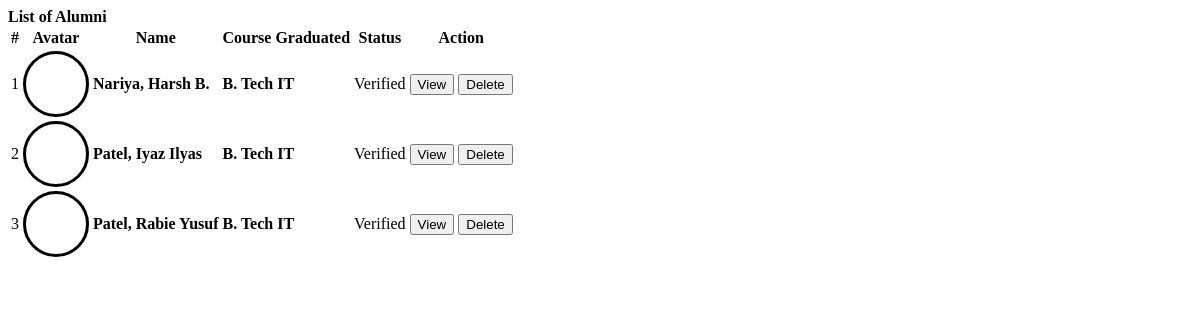
Screenshot of /admin/alumni.php with the database file from the repository.
### tables this page shows
CREATE TABLE `alumnus_bio` (
  `id` int(30) NOT NULL,
  `firstname` varchar(200) NOT NULL,
  `middlename` varchar(200) NOT NULL,
  `lastname` varchar(200) NOT NULL,
  `gender` varchar(10) NOT NULL,
  `batch` year(4) NOT NULL,
  `course_id` int(30) NOT NULL,
  `email` varchar(250) NOT NULL,
  `connected_to` text NOT NULL,
  `avatar` text NOT NULL,
  `status` tinyint(1) NOT NULL DEFAULT 0 COMMENT '0= Unverified, 1= Verified',
  `date_created` date NOT NULL DEFAULT current_timestamp()
);

CREATE TABLE `courses` (
  `id` int(30) NOT NULL,
  `course` text NOT NULL,
  `about` text NOT NULL
);

### admin/alumni.php (the view, shortened to what this page needs)
<?php include('db_connect.php');?>
<div class="container-fluid">
	<div class="col-lg-12">
		<div class="row">
			<div class="col-md-12">
				<div class="card">
					<div class="card-header">
						<b>List of Alumni</b>
					</div>
					<div class="card-body">
						<table class="table table-condensed table-bordered table-hover">
							<thead>
								<tr>
									<th class="text-center">#</th>
									<th class="">Avatar</th>
									<th class="">Name</th>
									<th class="">Course Graduated</th>
									<th class="">Status</th>
									<th class="text-center">Action</th>
								</tr>
							</thead>
							<tbody>
								<?php
								$i = 1;
								$alumni = $conn->query("SELECT a.*,c.course,Concat(a.lastname,', ',a.firstname,' ',a.middlename) as name from alumnus_bio a inner join courses c on c.id = a.course_id order by Concat(a.lastname,', ',a.firstname,' ',a.middlename) asc");
								while($row=$alumni->fetch_assoc()):
								?>
								<tr>
									<td class="text-center"><?php echo $i++ ?></td>
									<td class="text-center">
										<div class="avatar">
										</div>
									</td>
									<td class="">
										 <p> <b><?php echo ucwords($row['name']) ?></b></p>
									</td>
									<td class="">
										 <p> <b><?php echo $row['course'] ?></b></p>
									</td>
									<td class="text-center">
										<?php if($row['status'] == 1): ?>
											<span class="badge badge-primary">Verified</span>
										<?php else: ?>
											<span class="badge badge-secondary">Not Verified</span>
										<?php endif; ?>
									</td>
									<td class="text-center">
										<button class="btn btn-sm btn-outline-primary view_alumni" type="button" data-id="<?php echo $row['id'] ?>" >View</button>
										<button class="btn btn-sm btn-outline-danger delete_alumni" type="button" data-id="<?php echo $row['id'] ?>">Delete</button>
									</td>
								</tr>
								<?php endwhile; ?>
							</tbody>
						</table>
					</div>
				</div>
			</div>
		</div>
	</div>
</div>

### admin/alumni.php (style rules this page uses)
td { vertical-align: middle !important; }
td p { margin: unset }
.avatar { display: flex; border-radius: 50%; width: 50px; height: 50px; align-items: center; justify-content: center; border: 3px solid; padding: 5px; }

### rows the page displays
alumnus_bio: name "Nariya, Harsh B.", course.course "B. Tech IT", status "Verified"
alumnus_bio: name "Patel, Iyaz Ilyas", course.course "B. Tech IT", status "Verified"
alumnus_bio: name "Patel, Rabie Yusuf", course.course "B. Tech IT", status "Verified"
